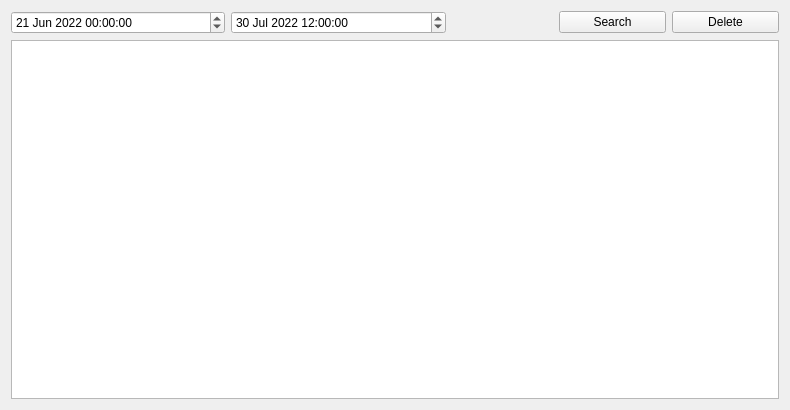
<?xml version="1.0" encoding="UTF-8"?>
<ui version="4.0">
 <class>Tab2DataBase</class>
 <widget class="QWidget" name="Tab2DataBase">
  <property name="geometry">
   <rect>
    <x>0</x>
    <y>0</y>
    <width>790</width>
    <height>410</height>
   </rect>
  </property>
  <property name="windowTitle">
   <string>Form</string>
  </property>
  <layout class="QGridLayout" name="gridLayout">
   <item row="0" column="0">
    <layout class="QHBoxLayout" name="horizontalLayout" stretch="2,2,1,1,1">
     <item>
      <widget class="QDateTimeEdit" name="pDteFrom">
       <property name="dateTime">
        <datetime>
         <hour>0</hour>
         <minute>0</minute>
         <second>0</second>
         <year>2022</year>
         <month>6</month>
         <day>21</day>
        </datetime>
       </property>
      </widget>
     </item>
     <item>
      <widget class="QDateTimeEdit" name="pDteTo">
       <property name="dateTime">
        <datetime>
         <hour>12</hour>
         <minute>0</minute>
         <second>0</second>
         <year>2022</year>
         <month>7</month>
         <day>30</day>
        </datetime>
       </property>
      </widget>
     </item>
     <item>
      <spacer name="horizontalSpacer">
       <property name="orientation">
        <enum>Qt::Horizontal</enum>
       </property>
       <property name="sizeHint" stdset="0">
        <size>
         <width>40</width>
         <height>20</height>
        </size>
       </property>
      </spacer>
     </item>
     <item>
      <widget class="QPushButton" name="pPbSearchButton">
       <property name="text">
        <string>Search</string>
       </property>
      </widget>
     </item>
     <item>
      <widget class="QPushButton" name="pPbDeleteButton">
       <property name="text">
        <string>Delete</string>
       </property>
      </widget>
     </item>
    </layout>
   </item>
   <item row="1" column="0">
    <layout class="QHBoxLayout" name="horizontalLayout_2">
     <item>
      <widget class="QTableWidget" name="pTableWidget">
       <property name="sortingEnabled">
        <bool>true</bool>
       </property>
       <property name="columnCount">
        <number>4</number>
       </property>
       <attribute name="horizontalHeaderVisible">
        <bool>false</bool>
       </attribute>
       <attribute name="horizontalHeaderDefaultSectionSize">
        <number>160</number>
       </attribute>
       <attribute name="horizontalHeaderMinimumSectionSize">
        <number>40</number>
       </attribute>
       <attribute name="verticalHeaderCascadingSectionResizes">
        <bool>true</bool>
       </attribute>
       <attribute name="verticalHeaderDefaultSectionSize">
        <number>32</number>
       </attribute>
       <attribute name="verticalHeaderMinimumSectionSize">
        <number>32</number>
       </attribute>
       <column>
        <property name="text">
         <string>ID</string>
        </property>
       </column>
       <column>
        <property name="text">
         <string>data</string>
        </property>
       </column>
       <column>
        <property name="text">
         <string>area</string>
        </property>
       </column>
       <column>
        <property name="text">
         <string>status</string>
        </property>
       </column>
      </widget>
     </item>
    </layout>
   </item>
  </layout>
 </widget>
 <resources/>
 <connections/>
</ui>
